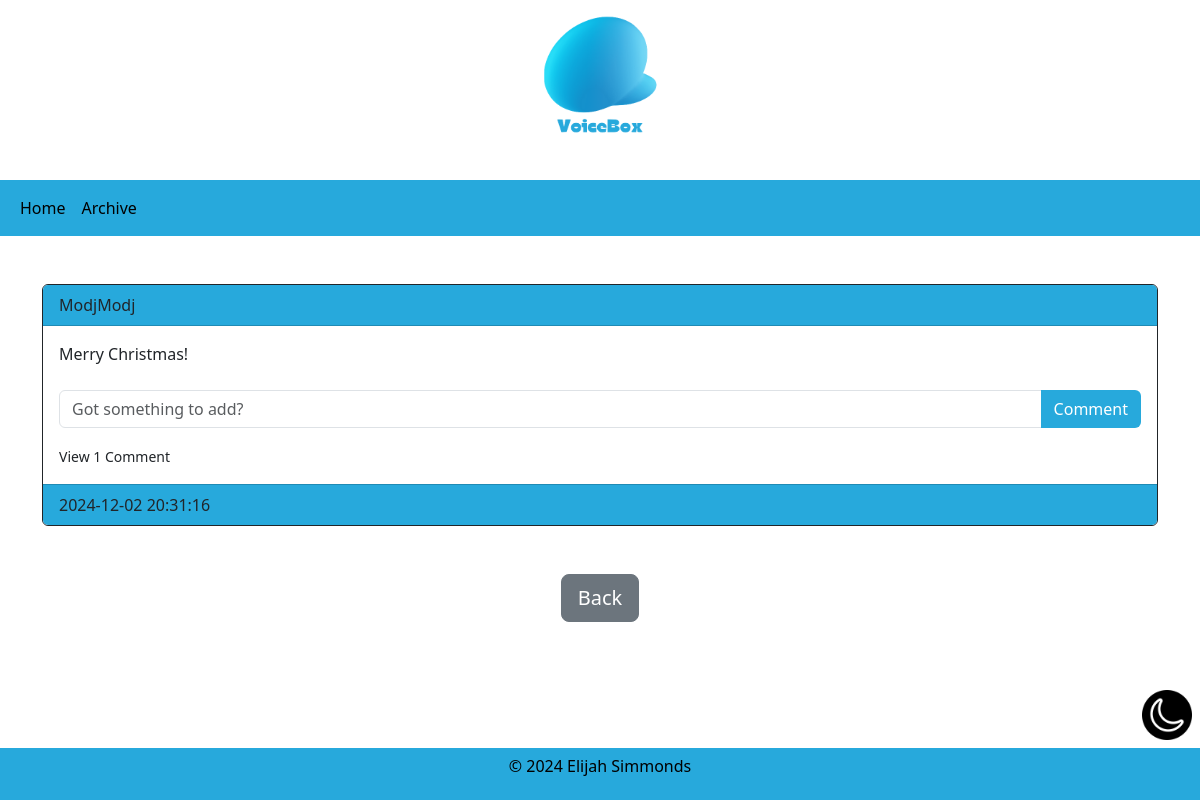
Screenshot of /post/5 (signed in) with the database file from the repository.
### tables.py (models this page shows)
class User(db.Model, UserMixin):
    id = db.Column(db.Integer, primary_key=True)
    email = db.Column(db.String(150), unique=True)
    username = db.Column(db.String(150), unique=True)
    password = db.Column(db.String(150))
    date_created = db.Column(db.DateTime(timezone=True), default=func.now())
    posts = db.relationship('Post', backref='user', passive_deletes=True)
    comments = db.relationship('Comment', backref='user', passive_deletes=True)

class Post(db.Model):
    id = db.Column(db.Integer, primary_key=True)
    text = db.Column(db.Text, nullable=False)
    date_created = db.Column(db.DateTime(timezone=True), default=func.now())
    author = db.Column(db.Integer, db.ForeignKey('user.id', ondelete="CASCADE"), nullable=False)
    comments = db.relationship('Comment', backref='post', passive_deletes=True)

### views.py (the view)
@views.route("/post/<id>")
@login_required
def view_post(id):
    post = Post.query.get_or_404(id)
    if not post:
        flash("Post does not exist.", category='error')
    return render_template("post_view.html", post=post, user = current_user)

### __init__.py (called while the page is built)
def create_app():
    app = Flask(__name__)
    app.config["SECRET_KEY"] = "HawkI"
    app.config["SQLALCHEMY_DATABASE_URI"] = f'sqlite:///{DB_NAME}'
    db.init_app(app)
    from views import views
    from auth import auth
    app.register_blueprint(views, url_prefix="/")
    app.register_blueprint(auth, url_prefix="/")
    from tables import User, Post, Comment
    with app.app_context():
        db.create_all()
    login_manager = LoginManager()
    login_manager.login_view = "auth.login"
    login_manager.init_app(app)
    @login_manager.user_loader
    def load_user(id):
        return User.query.get(int(id))
    return app

### templates/post_view.html (shortened to what this page needs)
{% extends "layout.html" %}
{% block content %}
<br>
<br>
<div id="posts">
        <div class="card border-dark">
                <div class="card-header d-flex justify-content-between align-items-center btn-custom">
                        <a href="/user/{{post.user.username}}" class="text-dark">{{post.user.username}}</a>
                </div>
                <div class="card-body">
                        <div class="card-text">{{post.text}}</div>
                        <br>
                        <form class="input-group mb-3" method="POST" action="/create-comment/{{post.id}}">
                                <input type="text" name="text" id="text" class="form-control"
                                        placeholder="Got something to add?">
                                <button type="submit" class="btn btn-custom">Comment</button>
                        </form>
                        <p class="card-text">
                                {%if post.comments|length > 0%}
                                <a data-toggle="collapse" href="#comments-{{post.id}}" role="button">
                                        {% if post.comments|length == 1 %}
                                        <small class="text-dark">View {{post.comments|length}} Comment</small>
                                        {%else%}
                                        <small class="text-dark">View {{post.comments|length}} Comments</small>
                                        {%endif%}
                                </a>
                                {%else%}
                                <small class="text-muted">No Comments</small>
                                {%endif%}
                        </p>
                </div>
                <div class="card-footer btn-custom text-dark">
                        <a href="/post/{{post.id}}" class="text-dark">{{post.date_created}}</a>
                </div>
        </div>
        <br>
</div>
<br>
<div align="center">
        <a href="/archive"><button type="button" class="btn btn-secondary btn-lg">Back</button></a>
</div>
{% endblock %}

### templates/layout.html (style rules this page uses)
a:link { color: white; text-decoration: none; text-align: center; }
body { padding-bottom: 100px }
body.light-mode { background-color: white; color: black; }
body.light-mode a { color: black; }
.btn-custom.light-mode { color: white; background-color: #27a9dc; }

### rows the page displays
User: user.username "ModjModj"
Post: text "Merry Christmas!", date_created "2024-12-02 20:31:16"

### other values shown
{{ post.comments|length }} "1"
